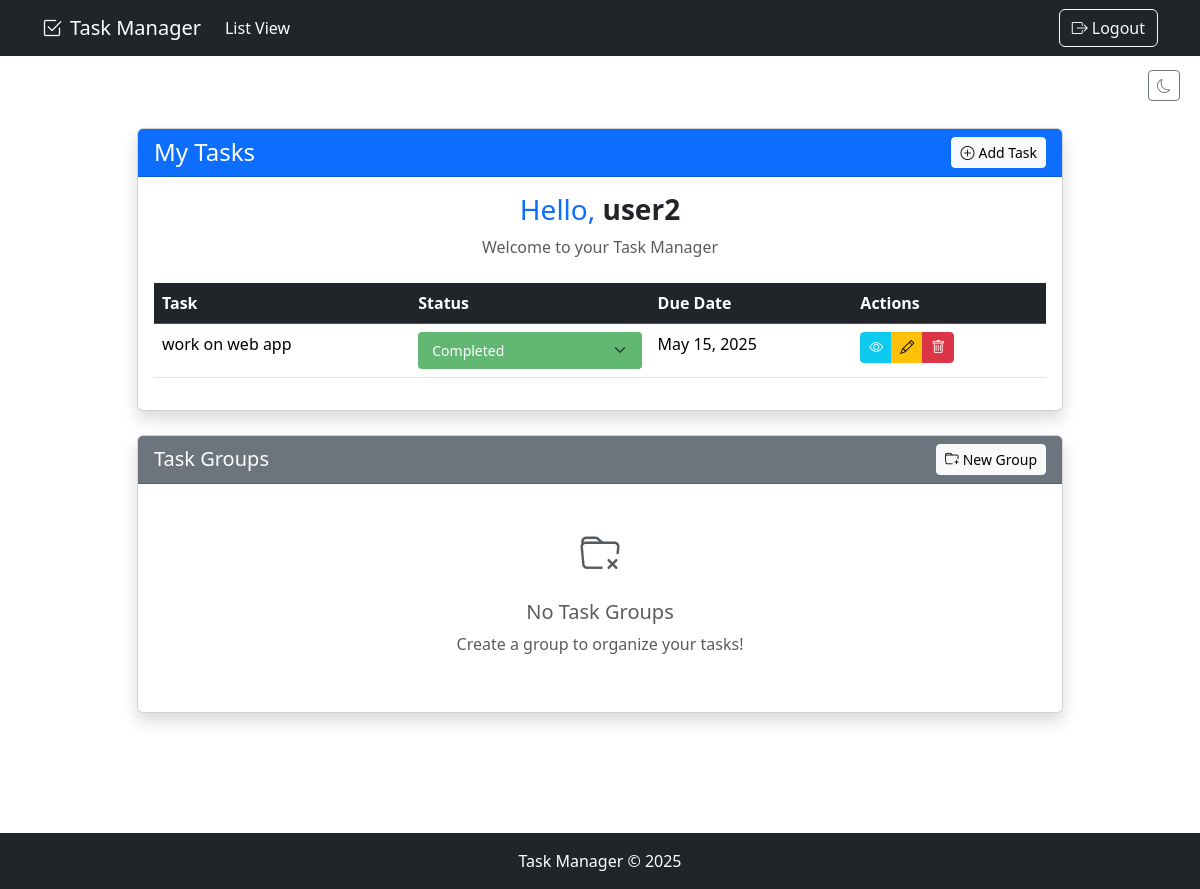
The page /tasks/ (signed in) on the database its author committed.
### todo_list/models.py (models this page shows, shortened)
class Task(models.Model):
    STATUS_CHOICES = [
        ('not_started', 'Not Started'),
        ('in_progress', 'In Progress'),
        ('completed', 'Completed'),
        ('custom', 'Custom'),
    ]
    user = models.ForeignKey(User, on_delete=models.CASCADE, null=True, blank=True)
    title = models.CharField(max_length=200)
    description = models.TextField(null=True, blank=True)
    status = models.CharField(max_length=20, choices=STATUS_CHOICES, default='not_started')
    custom_status = models.CharField(max_length=50, blank=True, null=True, help_text="If status is 'Custom', specify here")
    complete = models.BooleanField(default=False)  # Keep this for backward compatibility
    duedate = models.DateTimeField(null=True, blank=True)
    created = models.DateTimeField(default=timezone.now)
    class Meta:
        ordering = ['status', 'duedate']  # Show incomplete tasks first, then by due date

### todo_list/views.py (the view)
# urls.py: path('tasks/', views.TaskList.as_view(), name='tasks'),  # Changed from empty string to 'tasks/'
class TaskList(LoginRequiredMixin,ListView):
    model = Task
    context_object_name = 'tasks'
    template_name = 'todo_list/task_list.html'
    def get_queryset(self):
        if self.request.user.is_superuser:
            user_filter = self.request.GET.get('user_filter', '')
            if user_filter:
                tasks = Task.objects.filter(user_id=user_filter)
            else:
                tasks = Task.objects.all()
        else:
            tasks = Task.objects.filter(user=self.request.user)
        max_date = timezone.make_aware(datetime.max.replace(year=9999, month=12, day=31))
        return sorted(tasks, key=lambda t: (1 if t.status == 'completed' else 0, t.duedate or max_date))
    def get_context_data(self, **kwargs):
        context = super().get_context_data(**kwargs)
        if self.request.user.is_superuser:
            context['users'] = User.objects.all()
        context['task_groups'] = TaskGroup.objects.filter(user=self.request.user)
        if 'task_completed' in self.request.session:
            context['task_completed'] = self.request.session['task_completed']
            del self.request.session['task_completed']
            self.request.session.modified = True
        return context

### todo_list/templates/todo_list/task_list.html (shortened to what this page needs)
{% extends 'todo_list/base.html' %}
{% load static %}
{% block content %}
<div class="container my-5">
  <div class="row justify-content-center">
    <div class="col-lg-10">
      <div class="card shadow mb-4">
        <div class="card-header bg-primary text-white d-flex justify-content-between align-items-center">
          <h1 class="mb-0 fs-4">{% if user.is_superuser %}All Tasks{% else %}My Tasks{% endif %}</h1>
          <a href="{% url 'task-create' %}" class="btn btn-light btn-sm">
            <i class="bi bi-plus-circle me-1"></i>Add Task
          </a>
        </div>
        <div class="card-body">
          <div class="mb-4 text-center">
            <h3 class="mb-2">
              <span class="text-primary">Hello,</span>
              <span class="fw-bold">{{ user.username }}</span>
            </h3>
            <p class="text-muted">Welcome to your Task Manager</p>
          </div>
          <div class="table-responsive">
            <table class="table table-hover">
              <thead class="table-dark">
                <tr>
                  <th>Task</th>
                  <th>Status</th>
                  <th>Due Date</th>
                  <th>Actions</th>
                </tr>
              </thead>
              <tbody>
                {% for task in tasks %}
                <tr data-task-id="{{ task.id }}">
                  <td>{{ task.title }}</td>
                  <td>
                    <form method="POST" action="{% url 'task-update-status' task.id %}" class="status-update-form">
                      <select name="status" class="form-select form-select-sm status-select {% if task.status == 'not_started' %}status-not-started{% elif task.status == 'in_progress' %}status-in-progress{% elif task.status == 'completed' %}status-completed{% elif task.status == 'custom' %}status-custom{% endif %}"
                              data-old-status="{{ task.status }}"
                              onchange="toggleCustomField(this)">
                        <option value="completed" class="status-completed" {% if task.status == 'completed' %}selected{% endif %}>Completed</option>
                      </select>
                    </form>
                  </td>
                  <td>{{ task.duedate|date:"M d, Y" }}</td>
                  <td>
                    <div class="btn-group">
                      <a href="{% url 'task' task.id %}" class="btn btn-sm btn-info text-white">
                        <i class="bi bi-eye"></i>
                      </a>
                      <a href="{% url 'task-update' task.id %}" class="btn btn-sm btn-warning">
                        <i class="bi bi-pencil"></i>
                      </a>
                      <a href="{% url 'task-delete' task.id %}" class="btn btn-sm btn-danger">
                        <i class="bi bi-trash"></i>
                      </a>
                    </div>
                  </td>
                </tr>
                {% endfor %}
              </tbody>
            </table>
          </div>
        </div>
      </div>
      <div class="card shadow">
        <div class="card-header bg-secondary text-white d-flex justify-content-between align-items-center">
          <h2 class="mb-0 fs-5">Task Groups</h2>
          <button type="button" class="btn btn-light btn-sm" data-bs-toggle="modal" data-bs-target="#createGroupModal">
            <i class="bi bi-folder-plus me-1"></i>New Group
          </button>
        </div>
        <div class="card-body">
          <div class="row" id="taskGroups">
            {% if task_groups %}
              {% for group in task_groups %}
                <div class="col-md-4 mb-3">
                  <div class="card group-card shadow-sm">
                    <div class="group-card-header-{{ group.color }} p-3 d-flex justify-content-between align-items-center">
                      <h6 class="mb-0">{{ group.name }}</h6>
                      <div class="dropdown">
                        <button class="btn btn-sm btn-light" type="button" data-bs-toggle="dropdown">
                          <i class="bi bi-three-dots-vertical"></i>
                        </button>
                        <ul class="dropdown-menu dropdown-menu-end">
                          <li><a class="dropdown-item" href="#" onclick="renameGroup({{ group.id }})">Rename</a></li>
                          <li><a class="dropdown-item" href="#" onclick="deleteGroup({{ group.id }})">Delete</a></li>
                        </ul>
                      </div>
                    </div>
                    <div class="card-body p-2">
                      <ul class="list-group list-group-flush">
                        {% for task in group.tasks.all %}
                          <li class="list-group-item task-group-item task-group-item-{{ group.color }} py-2 px-3 d-flex justify-content-between align-items-center">
                            <span class="text-truncate me-2">{{ task.title }}</span>
                            <div class="d-flex align-items-center">
                              <span class="badge {% if task.status == 'not_started' %}bg-secondary{% elif task.status == 'in_progress' %}bg-warning{% elif task.status == 'completed' %}bg-success{% else %}bg-info{% endif %} me-1">
                                {% if task.status == 'custom' %}{{ task.custom_status }}{% elif task.status == 'not_started' %}Not Started{% elif task.status == 'in_progress' %}In Progress{% elif task.status == 'completed' %}Completed{% endif %}
                              </span>
                              <button class="btn btn-sm btn-outline-danger" onclick="removeFromGroup({{ task.id }}, {{ group.id }})">
                                <i class="bi bi-x"></i>
                              </button>
                            </div>
                          </li>
                        {% empty %}
                          <li class="list-group-item py-2 px-3 text-muted">No tasks in this group</li>
                        {% endfor %}
                      </ul>
                    </div>
                    <div class="card-footer bg-light">
                      <button class="btn btn-sm btn-outline-primary w-100" data-bs-toggle="modal" data-bs-target="#addToGroupModal" onclick="setCurrentGroup({{ group.id }})">
                        <i class="bi bi-plus-circle me-1"></i>Add Tasks
                      </button>
                    </div>
                  </div>
                </div>
              {% endfor %}
            {% else %}
              <div class="col-12 text-center py-4">
                <i class="bi bi-folder-x fs-1 text-muted mb-3 d-block"></i>
                <h5 class="text-muted">No Task Groups</h5>
                <p class="text-muted">Create a group to organize your tasks!</p>
              </div>
            {% endif %}
          </div>
        </div>
      </div>
    </div>
  </div>
</div>
{% endblock %}

### todo_list/static/todo_list/css/styles.css (style rules this page uses)
body { min-height: 100vh; display: flex; flex-direction: column; }
.status-update-form select { min-width: 120px; border: 2px solid transparent; padding: 0.375rem 0.75rem; font-weight: 500; }
.status-completed { background-color: #62b873 !important; color: white !important; }
.status-update-form select option[value="completed"] { background-color: #62b873; color: white; }
.status-update-form select { min-width: 120px; }

### rows shown on the page
Task: title "work on web app", status "Completed", duedate "May 15, 2025"

### other values the page prints
{{ user.username }} "user2"
